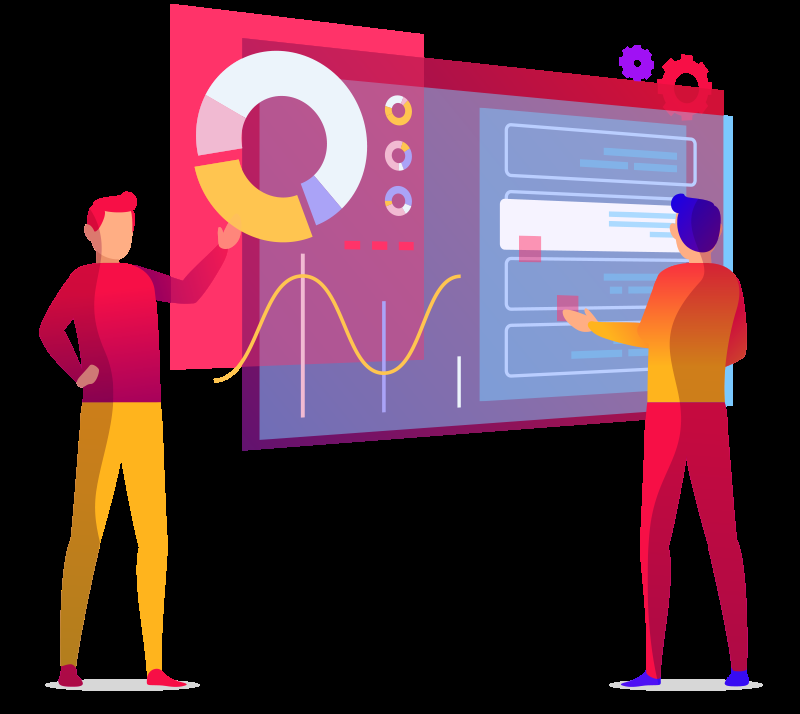
#> input picture frontend/src/assets/sunum.png, 800 x 714 px
$ python -i pose_detector.py   (imports and definitions only)
#> lines starting #> are read from the running program, lines starting #| are printed output that depends on the picture
#> further down, picture is the input picture: shape (714, 800, 3); mean B, G, R 64.8, 49.9, 88.4
import cv2
import numpy as np
from typing import Dict, Tuple

class PoseDetector:
    def __init__(self):
        self.prev_frame_gray = None
        self.movement_scores = []

        self.metrics = {
            'stability_score': 0,
            'high_movement_frames': 0
        }

    def analyze_frame(self, frame: np.ndarray) -> Tuple[np.ndarray, Dict]:
        # Griye çevir ve yumuşat
        gray = cv2.cvtColor(frame, cv2.COLOR_BGR2GRAY)
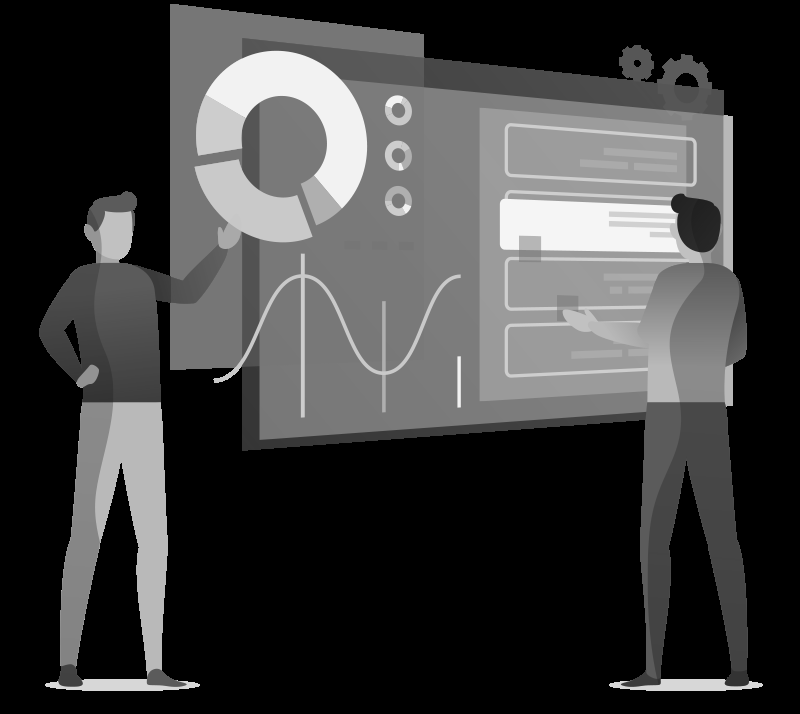
#> gray: shape (714, 800); min 0, max 245, mean 63.1
        gray = cv2.GaussianBlur(gray, (21, 21), 0)
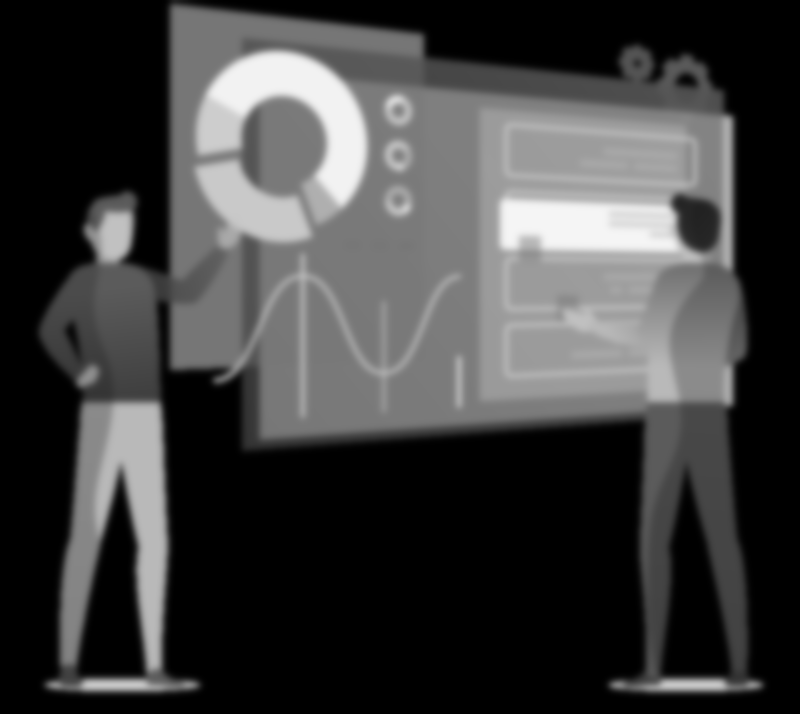
#> gray: shape (714, 800); min 0, max 245, mean 63.1

        movement_ratio = 0.0
        frame_metrics = {'movement_detected': False}

        if self.prev_frame_gray is not None:
            # İki kare arasındaki farkı al
            frame_delta = cv2.absdiff(self.prev_frame_gray, gray)
            thresh = cv2.threshold(frame_delta, 25, 255, cv2.THRESH_BINARY)[1]

            # Hareket eden piksellerin toplam alana oranı (0.0 - 1.0 arası)
            total_pixels = frame.shape[0] * frame.shape[1]
            movement_pixels = np.count_nonzero(thresh)

            # Yüzdeye çevir (Örn: %0.5 hareket)
            movement_ratio = (movement_pixels / total_pixels) * 100
            self.movement_scores.append(movement_ratio)

            # Eşik değeri: Eğer ekrandaki piksellerin %1'inden fazlası değişiyorsa hareket var demektir
            if movement_ratio > 1.0:
                frame_metrics['movement_detected'] = True
                self.metrics['high_movement_frames'] += 1
                cv2.putText(frame, "HAREKETLI", (10, 50),
                            cv2.FONT_HERSHEY_SIMPLEX, 1, (0, 0, 255), 2)
            else:
                cv2.putText(frame, "STABIL", (10, 50),
                            cv2.FONT_HERSHEY_SIMPLEX, 1, (0, 255, 0), 2)

        self.prev_frame_gray = gray
        return frame, frame_metrics

    # [55 lines left out: functions get_summary, analyze_video, not called in this run]

>>> import cv2
>>> picture = cv2.imread('../../../frontend/src/assets/sunum.png')
>>> result = PoseDetector().analyze_frame(picture)

$ run again, on frontend/src/assets/toplanti.png
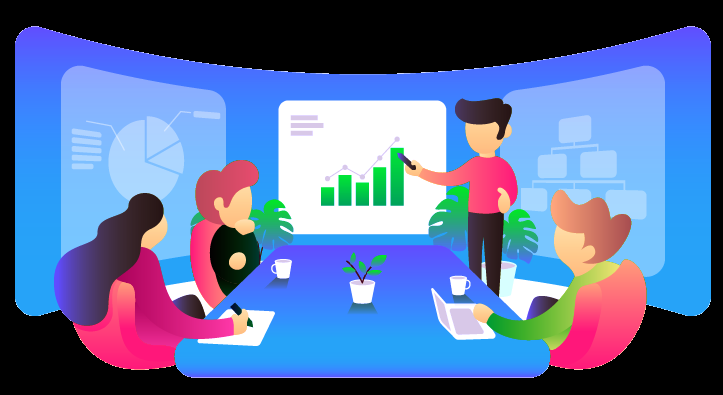
#> input picture frontend/src/assets/toplanti.png, 723 x 395 px
#> picture is the input picture: shape (395, 723, 3); mean B, G, R 159.4, 112.2, 92.3
#> in analyze_frame, `gray = cv2.cvtColor(frame, cv2.COLOR_BGR2GRAY)`:
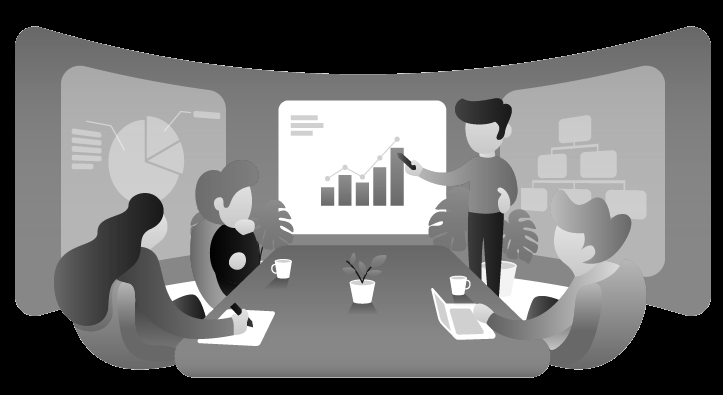
#> gray: shape (395, 723); min 0, max 255, mean 111.6
#> in analyze_frame, `gray = cv2.GaussianBlur(gray, (21, 21), 0)`:
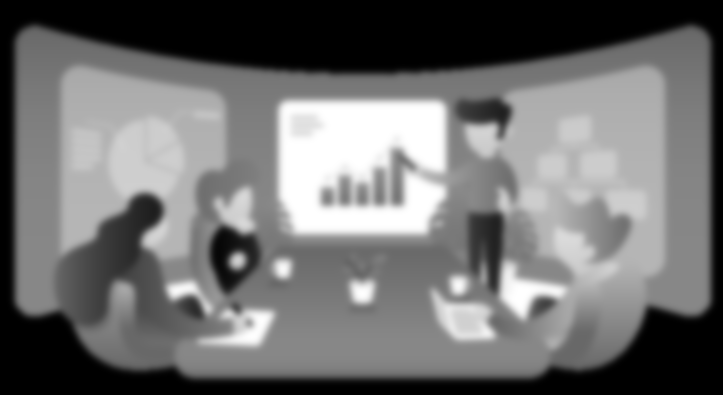
#> gray: shape (395, 723); min 0, max 255, mean 111.6
